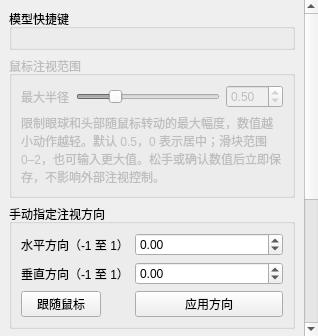
<?xml version="1.0" encoding="UTF-8"?>
<ui version="4.0">
 <class>InteractionTab</class>
 <widget class="QScrollArea" name="interactionTab">
  <property name="frameShape"><enum>QFrame::Shape::NoFrame</enum></property>
  <property name="widgetResizable"><bool>true</bool></property>
  <widget class="QWidget" name="interactionContents">
   <layout class="QVBoxLayout" name="interactionLayout">
    <item><widget class="QGroupBox" name="hotkeyGroup"><property name="title"><string>模型快捷键</string></property><layout class="QVBoxLayout" name="hotkeyLayout"/></widget></item>
    <item><widget class="QGroupBox" name="mouseLookGroup">
     <property name="enabled"><bool>false</bool></property><property name="title"><string>鼠标注视范围</string></property>
     <layout class="QGridLayout" name="mouseLookLayout">
      <item row="0" column="0"><widget class="QLabel" name="mouseLookRadiusLabel"><property name="text"><string>最大半径</string></property><property name="buddy"><cstring>mouseLookRadiusSpin</cstring></property></widget></item>
      <item row="0" column="1"><widget class="QSlider" name="mouseLookRadiusSlider"><property name="maximum"><number>200</number></property><property name="value"><number>50</number></property><property name="tracking"><bool>false</bool></property><property name="orientation"><enum>Qt::Orientation::Horizontal</enum></property><property name="accessibleName"><string>鼠标注视最大半径</string></property></widget></item>
      <item row="0" column="2"><widget class="QDoubleSpinBox" name="mouseLookRadiusSpin"><property name="decimals"><number>2</number></property><property name="maximum"><double>10.0</double></property><property name="singleStep"><double>0.05</double></property><property name="value"><double>0.5</double></property><property name="accessibleName"><string>鼠标注视最大半径数值</string></property></widget></item>
      <item row="1" column="0" colspan="3"><widget class="QLabel" name="mouseLookHintLabel"><property name="text"><string>限制眼球和头部随鼠标转动的最大幅度，数值越小动作越轻。默认 0.5，0 表示居中；滑块范围 0–2，也可输入更大值。松手或确认数值后立即保存，不影响外部注视控制。</string></property><property name="wordWrap"><bool>true</bool></property></widget></item>
     </layout>
    </widget></item>
    <item><widget class="QGroupBox" name="lookGroup">
     <property name="title"><string>手动指定注视方向</string></property>
     <layout class="QFormLayout" name="lookForm">
      <item row="0" column="0"><widget class="QLabel" name="lookXLabel"><property name="text"><string>水平方向（-1 至 1）</string></property></widget></item>
      <item row="0" column="1"><widget class="QDoubleSpinBox" name="lookXSpin"><property name="minimum"><double>-1.0</double></property><property name="maximum"><double>1.0</double></property><property name="singleStep"><double>0.1</double></property></widget></item>
      <item row="1" column="0"><widget class="QLabel" name="lookYLabel"><property name="text"><string>垂直方向（-1 至 1）</string></property></widget></item>
      <item row="1" column="1"><widget class="QDoubleSpinBox" name="lookYSpin"><property name="minimum"><double>-1.0</double></property><property name="maximum"><double>1.0</double></property><property name="singleStep"><double>0.1</double></property></widget></item>
      <item row="2" column="0"><widget class="QPushButton" name="resetLookButton"><property name="text"><string>跟随鼠标</string></property></widget></item>
      <item row="2" column="1"><widget class="QPushButton" name="lookButton"><property name="text"><string>应用方向</string></property></widget></item>
     </layout>
    </widget></item>
    <item><widget class="QGroupBox" name="hoverOpacityGroup">
     <property name="enabled"><bool>false</bool></property><property name="title"><string>模型透明度</string></property>
     <layout class="QGridLayout" name="hoverOpacityLayout">
      <item row="0" column="0" colspan="3"><widget class="QCheckBox" name="hoverOpacityEnabledCheck"><property name="text"><string>启用悬停半透明</string></property></widget></item>
      <item row="1" column="0"><widget class="QLabel" name="hoverOpacityLabel"><property name="text"><string>悬停不透明度</string></property><property name="buddy"><cstring>hoverOpacitySlider</cstring></property></widget></item>
      <item row="1" column="1"><widget class="QSlider" name="hoverOpacitySlider"><property name="maximum"><number>100</number></property><property name="value"><number>50</number></property><property name="tracking"><bool>false</bool></property><property name="orientation"><enum>Qt::Orientation::Horizontal</enum></property><property name="accessibleName"><string>鼠标悬停不透明度</string></property></widget></item>
      <item row="1" column="2"><widget class="QLabel" name="hoverOpacityValueLabel"><property name="text"><string>50%</string></property><property name="minimumSize"><size><width>42</width><height>0</height></size></property></widget></item>
      <item row="2" column="0"><widget class="QLabel" name="idleOpacityLabel"><property name="text"><string>平时不透明度</string></property><property name="buddy"><cstring>idleOpacitySlider</cstring></property></widget></item>
      <item row="2" column="1"><widget class="QSlider" name="idleOpacitySlider"><property name="maximum"><number>100</number></property><property name="value"><number>100</number></property><property name="tracking"><bool>false</bool></property><property name="orientation"><enum>Qt::Orientation::Horizontal</enum></property><property name="accessibleName"><string>平时不透明度</string></property></widget></item>
      <item row="2" column="2"><widget class="QLabel" name="idleOpacityValueLabel"><property name="text"><string>100%</string></property><property name="minimumSize"><size><width>42</width><height>0</height></size></property></widget></item>
      <item row="3" column="0" colspan="3"><widget class="QLabel" name="hoverOpacityHintLabel"><property name="text"><string>0% 完全透明，100% 不透明。未启用悬停时始终使用平时值；启用后鼠标悬停使用悬停值。拖动时只更新读数，松手立即设置并保存。</string></property><property name="wordWrap"><bool>true</bool></property></widget></item>
     </layout>
    </widget></item>
    <item><spacer name="interactionSpacer"><property name="orientation"><enum>Qt::Orientation::Vertical</enum></property><property name="sizeHint" stdset="0"><size><width>20</width><height>40</height></size></property></spacer></item>
   </layout>
  </widget>
 </widget>
 <resources/>
 <connections/>
</ui>
